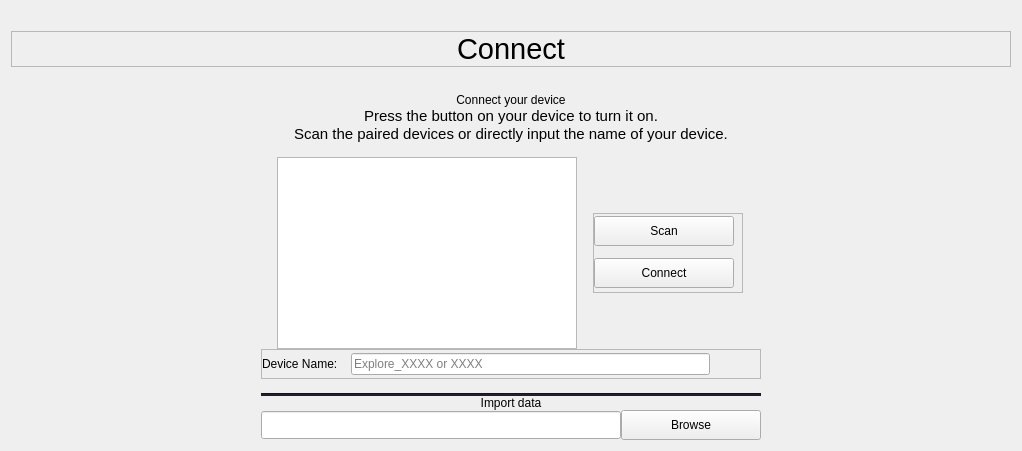
            <widget class="QWidget" name="page_bt">
             <property name="styleSheet">
              <string notr="true"/>
             </property>
             <layout class="QVBoxLayout" name="verticalLayout_17">
              <item>
               <spacer name="verticalSpacer_14">
                <property name="orientation">
                 <enum>Qt::Vertical</enum>
                </property>
                <property name="sizeType">
                 <enum>QSizePolicy::Fixed</enum>
                </property>
                <property name="sizeHint" stdset="0">
                 <size>
                  <width>20</width>
                  <height>20</height>
                 </size>
                </property>
               </spacer>
              </item>
              <item>
               <widget class="QFrame" name="frame_bt_title">
                <property name="maximumSize">
                 <size>
                  <width>16777215</width>
                  <height>50</height>
                 </size>
                </property>
                <property name="styleSheet">
                 <string notr="true"/>
                </property>
                <property name="frameShape">
                 <enum>QFrame::StyledPanel</enum>
                </property>
                <property name="frameShadow">
                 <enum>QFrame::Raised</enum>
                </property>
                <layout class="QHBoxLayout" name="horizontalLayout_37">
                 <property name="spacing">
                  <number>0</number>
                 </property>
                 <property name="leftMargin">
                  <number>0</number>
                 </property>
                 <property name="topMargin">
                  <number>0</number>
                 </property>
                 <property name="rightMargin">
                  <number>0</number>
                 </property>
                 <property name="bottomMargin">
                  <number>0</number>
                 </property>
                 <item>
                  <widget class="QLabel" name="bt_title">
                   <property name="minimumSize">
                    <size>
                     <width>0</width>
                     <height>0</height>
                    </size>
                   </property>
                   <property name="font">
                    <font>
                     <pointsize>22</pointsize>
                     <italic>false</italic>
                     <bold>false</bold>
                    </font>
                   </property>
                   <property name="text">
                    <string>Connect</string>
                   </property>
                   <property name="alignment">
                    <set>Qt::AlignCenter</set>
                   </property>
                  </widget>
                 </item>
                </layout>
               </widget>
              </item>
              <item>
               <spacer name="verticalSpacer_5">
                <property name="orientation">
                 <enum>Qt::Vertical</enum>
                </property>
                <property name="sizeType">
                 <enum>QSizePolicy::Fixed</enum>
                </property>
                <property name="sizeHint" stdset="0">
                 <size>
                  <width>20</width>
                  <height>20</height>
                 </size>
                </property>
               </spacer>
              </item>
              <item>
               <layout class="QVBoxLayout" name="verticalLayout_6">
                <property name="spacing">
                 <number>0</number>
                </property>
                <property name="leftMargin">
                 <number>250</number>
                </property>
                <property name="rightMargin">
                 <number>250</number>
                </property>
                <item>
                 <widget class="QLabel" name="label_explore_name_3">
                  <property name="maximumSize">
                   <size>
                    <width>16777215</width>
                    <height>30</height>
                   </size>
                  </property>
                  <property name="styleSheet">
                   <string notr="true"/>
                  </property>
                  <property name="text">
                   <string>&lt;html&gt;&lt;head/&gt;&lt;body&gt;&lt;p&gt;Connect your device&lt;/p&gt;&lt;/body&gt;&lt;/html&gt;</string>
                  </property>
                  <property name="alignment">
                   <set>Qt::AlignCenter</set>
                  </property>
                 </widget>
                </item>
                <item>
                 <widget class="QLabel" name="label_10">
                  <property name="font">
                   <font>
                    <pointsize>13</pointsize>
                    <italic>false</italic>
                    <bold>false</bold>
                   </font>
                  </property>
                  <property name="styleSheet">
                   <string notr="true"/>
                  </property>
                  <property name="text">
                   <string>&lt;!DOCTYPE HTML PUBLIC &quot;-//W3C//DTD HTML 4.0//EN&quot; &quot;http://www.w3.org/TR/REC-html40/strict.dtd&quot;&gt;
&lt;html&gt;&lt;head&gt;&lt;meta name=&quot;qrichtext&quot; content=&quot;1&quot; /&gt;&lt;style type=&quot;text/css&quot;&gt;
p, li { white-space: pre-wrap; }
&lt;/style&gt;&lt;/head&gt;&lt;body style=&quot; font-family:'DM Sans'; font-size:11pt; font-weight:400; font-style:normal;&quot;&gt;
&lt;p align=&quot;center&quot; style=&quot; margin-top:0px; margin-bottom:0px; margin-left:0px; margin-right:0px; -qt-block-indent:0; text-indent:0px;&quot;&gt;&lt;span style=&quot; font-family:'Segoe UI';&quot;&gt;Press the button on your device to turn it on.&lt;/span&gt;&lt;/p&gt;
&lt;p align=&quot;center&quot; style=&quot; margin-top:0px; margin-bottom:0px; margin-left:0px; margin-right:0px; -qt-block-indent:0; text-indent:0px;&quot;&gt;&lt;span style=&quot; font-family:'Segoe UI';&quot;&gt;Scan the paired devices or directly input the name of your device.&lt;/span&gt;&lt;/p&gt;&lt;/body&gt;&lt;/html&gt;</string>
                  </property>
                  <property name="wordWrap">
                   <bool>true</bool>
                  </property>
                 </widget>
                </item>
                <item alignment="Qt::AlignHCenter">
                 <widget class="QLabel" name="lbl_wdws_warning">
                  <property name="styleSheet">
                   <string notr="true">color: red;</string>
                  </property>
                  <property name="text">
                   <string/>
                  </property>
                  <property name="wordWrap">
                   <bool>true</bool>
                  </property>
                 </widget>
                </item>
                <item>
                 <layout class="QHBoxLayout" name="horizontalLayout_9">
                  <property name="spacing">
                   <number>0</number>
                  </property>
                  <item>
                   <widget class="QListWidget" name="list_devices">
                    <property name="maximumSize">
                     <size>
                      <width>300</width>
                      <height>200</height>
                     </size>
                    </property>
                    <property name="cursor" stdset="0">
                     <cursorShape>ArrowCursor</cursorShape>
                    </property>
                    <property name="styleSheet">
                     <string notr="true"/>
                    </property>
                    <property name="wordWrap">
                     <bool>true</bool>
                    </property>
                   </widget>
                  </item>
                  <item>
                   <widget class="QFrame" name="frame_btns_scan_connect">
                    <property name="maximumSize">
                     <size>
                      <width>150</width>
                      <height>80</height>
                     </size>
                    </property>
                    <property name="styleSheet">
                     <string notr="true"/>
                    </property>
                    <property name="frameShape">
                     <enum>QFrame::StyledPanel</enum>
                    </property>
                    <property name="frameShadow">
                     <enum>QFrame::Raised</enum>
                    </property>
                    <layout class="QVBoxLayout" name="verticalLayout_38">
                     <property name="spacing">
                      <number>10</number>
                     </property>
                     <property name="leftMargin">
                      <number>0</number>
                     </property>
                     <property name="topMargin">
                      <number>0</number>
                     </property>
                     <property name="rightMargin">
                      <number>0</number>
                     </property>
                     <property name="bottomMargin">
                      <number>0</number>
                     </property>
                     <item>
                      <widget class="QPushButton" name="btn_scan">
                       <property name="sizePolicy">
                        <sizepolicy hsizetype="Minimum" vsizetype="Minimum">
                         <horstretch>0</horstretch>
                         <verstretch>0</verstretch>
                        </sizepolicy>
                       </property>
                       <property name="minimumSize">
                        <size>
                         <width>140</width>
                         <height>30</height>
                        </size>
                       </property>
                       <property name="maximumSize">
                        <size>
                         <width>140</width>
                         <height>30</height>
                        </size>
                       </property>
                       <property name="cursor">
                        <cursorShape>PointingHandCursor</cursorShape>
                       </property>
                       <property name="styleSheet">
                        <string notr="true"/>
                       </property>
                       <property name="text">
                        <string>Scan</string>
                       </property>
                       <property name="flat">
                        <bool>false</bool>
                       </property>
                      </widget>
                     </item>
                     <item>
                      <widget class="QPushButton" name="btn_connect">
                       <property name="sizePolicy">
                        <sizepolicy hsizetype="Preferred" vsizetype="Preferred">
                         <horstretch>0</horstretch>
                         <verstretch>0</verstretch>
                        </sizepolicy>
                       </property>
                       <property name="minimumSize">
                        <size>
                         <width>140</width>
                         <height>30</height>
                        </size>
                       </property>
                       <property name="maximumSize">
                        <size>
                         <width>140</width>
                         <height>30</height>
                        </size>
                       </property>
                       <property name="cursor">
                        <cursorShape>PointingHandCursor</cursorShape>
                       </property>
                       <property name="text">
                        <string>Connect</string>
                       </property>
                      </widget>
                     </item>
                    </layout>
                   </widget>
                  </item>
                 </layout>
                </item>
                <item alignment="Qt::AlignHCenter">
                 <widget class="QFrame" name="frame_8">
                  <property name="sizePolicy">
                   <sizepolicy hsizetype="Expanding" vsizetype="Preferred">
                    <horstretch>0</horstretch>
                    <verstretch>0</verstretch>
                   </sizepolicy>
                  </property>
                  <property name="minimumSize">
                   <size>
                    <width>500</width>
                    <height>30</height>
                   </size>
                  </property>
                  <property name="maximumSize">
                   <size>
                    <width>16777215</width>
                    <height>16777215</height>
                   </size>
                  </property>
                  <property name="frameShape">
                   <enum>QFrame::StyledPanel</enum>
                  </property>
                  <property name="frameShadow">
                   <enum>QFrame::Raised</enum>
                  </property>
                  <layout class="QHBoxLayout" name="horizontalLayout_16">
                   <property name="spacing">
                    <number>10</number>
                   </property>
                   <property name="leftMargin">
                    <number>0</number>
                   </property>
                   <property name="topMargin">
                    <number>0</number>
                   </property>
                   <property name="rightMargin">
                    <number>50</number>
                   </property>
                   <property name="bottomMargin">
                    <number>0</number>
                   </property>
                   <item>
                    <widget class="QLabel" name="label_15">
                     <property name="styleSheet">
                      <string notr="true"/>
                     </property>
                     <property name="text">
                      <string>Device Name: </string>
                     </property>
                    </widget>
                   </item>
                   <item>
                    <widget class="QLineEdit" name="dev_name_input">
                     <property name="styleSheet">
                      <string notr="true"/>
                     </property>
                     <property name="placeholderText">
                      <string>Explore_XXXX or XXXX</string>
                     </property>
                    </widget>
                   </item>
                  </layout>
                 </widget>
                </item>
                <item>
                 <widget class="QLabel" name="lbl_bt_instructions">
                  <property name="text">
                   <string/>
                  </property>
                 </widget>
                </item>
                <item>
                 <widget class="Line" name="line_2">
                  <property name="styleSheet">
                   <string notr="true">background-color: rgb(28, 30, 42);</string>
                  </property>
                  <property name="orientation">
                   <enum>Qt::Horizontal</enum>
                  </property>
                 </widget>
                </item>
                <item>
                 <widget class="QLabel" name="label_16">
                  <property name="text">
                   <string>Import data</string>
                  </property>
                  <property name="alignment">
                   <set>Qt::AlignCenter</set>
                  </property>
                 </widget>
                </item>
                <item>
                 <layout class="QHBoxLayout" name="horizontalLayout_28">
                  <item>
                   <widget class="QLineEdit" name="le_data_path">
                    <property name="font">
                     <font>
                      <pointsize>13</pointsize>
                      <italic>false</italic>
                      <bold>false</bold>
                     </font>
                    </property>
                   </widget>
                  </item>
                  <item>
                   <widget class="QPushButton" name="btn_import_data">
                    <property name="sizePolicy">
                     <sizepolicy hsizetype="Preferred" vsizetype="Preferred">
                      <horstretch>0</horstretch>
                      <verstretch>0</verstretch>
                     </sizepolicy>
                    </property>
                    <property name="minimumSize">
                     <size>
                      <width>140</width>
                      <height>30</height>
                     </size>
                    </property>
                    <property name="maximumSize">
                     <size>
                      <width>140</width>
                      <height>30</height>
                     </size>
                    </property>
                    <property name="cursor">
                     <cursorShape>PointingHandCursor</cursorShape>
                    </property>
                    <property name="text">
                     <string>Browse</string>
                    </property>
                   </widget>
                  </item>
                 </layout>
                </item>
               </layout>
              </item>
             </layout>
            </widget>
